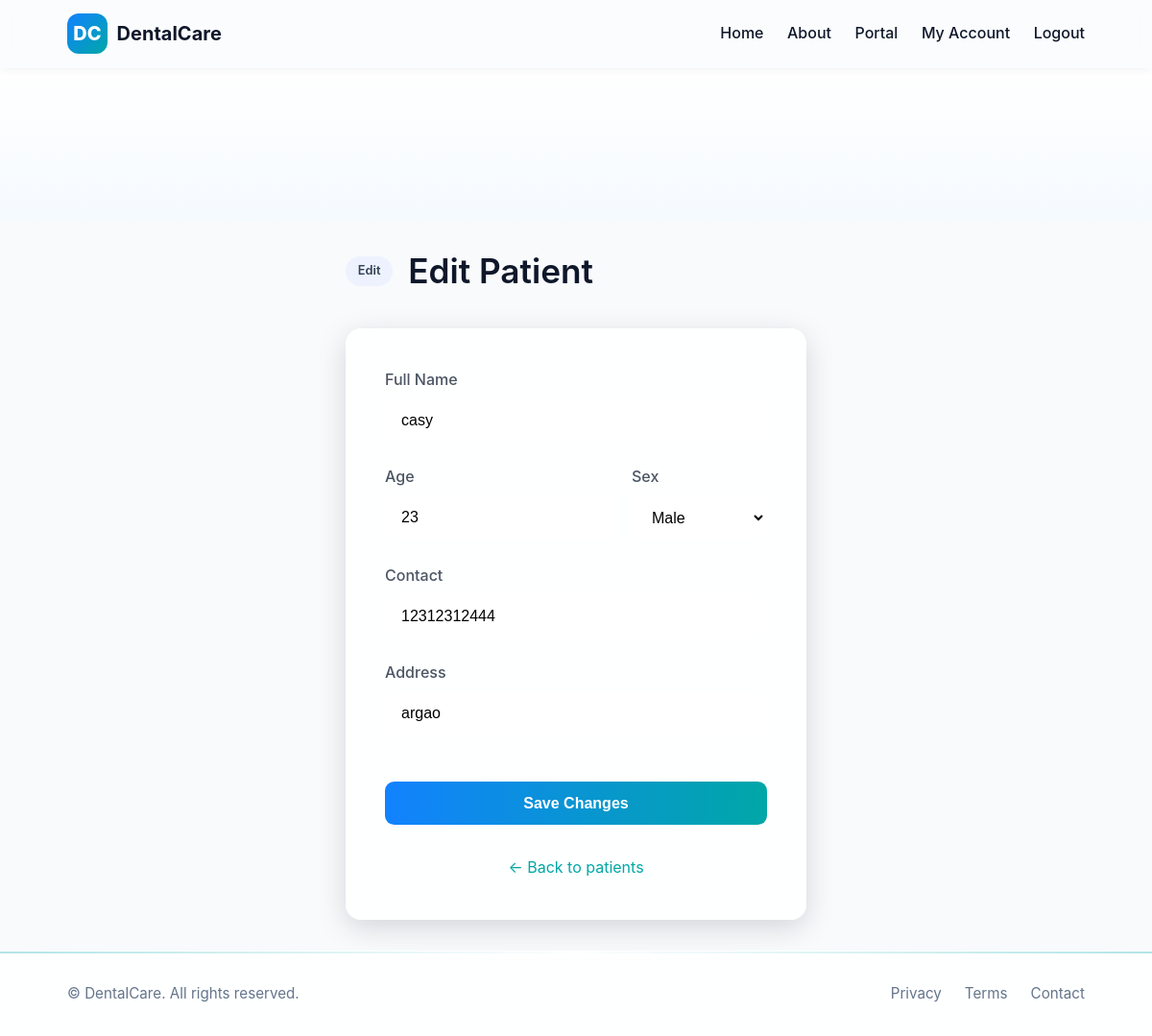
The page /staff/patients/1/edit (signed in) on the database as committed earlier.
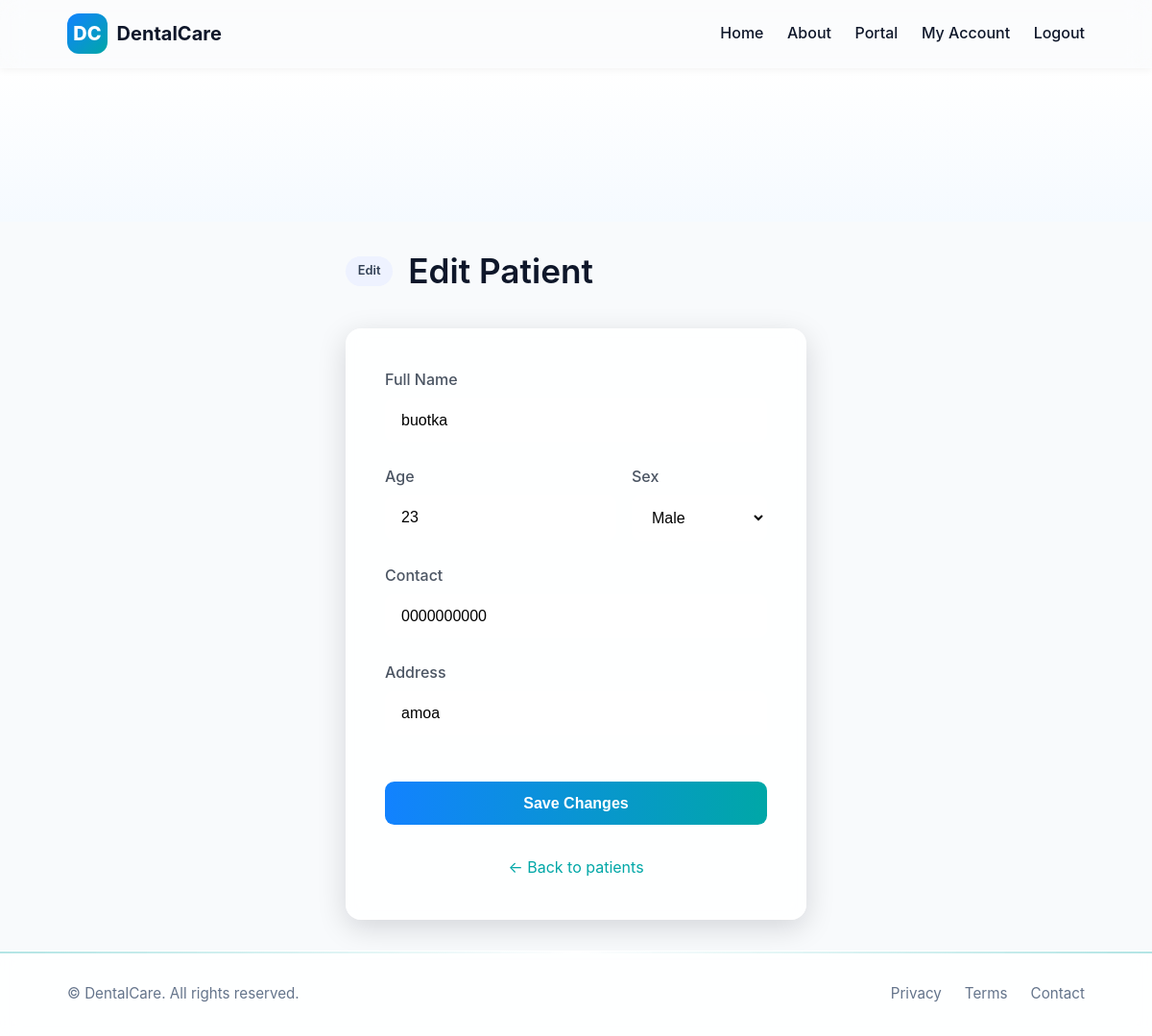
The same page on the database as committed later.
### tables this page shows
CREATE TABLE tbl_patients (pat_id INTEGER PRIMARY KEY AUTOINCREMENT, pat_name TEXT NOT NULL, pat_age INTEGER NOT NULL, pat_sex TEXT CHECK (pat_sex IN ('M', 'F')), pat_contact TEXT, pat_address TEXT, customer_id INTEGER REFERENCES tbl_accounts (acc_id) ON DELETE RESTRICT ON UPDATE RESTRICT, FOREIGN KEY (customer_id) REFERENCES tbl_accounts (acc_id) ON DELETE CASCADE);

### app.py (the view)
            def inner(*args, **kwargs):
                user = current_user()
                if user is None or (roles and user['acc_role'] not in roles):
                    flash('Unauthorized', 'error')
                    return redirect(url_for('login'))
                return fn(*args, **kwargs)

### app.py (called while the page is built)
def get_db():
    if 'db' not in g:
        g.db = sqlite3.connect(DATABASE)
        g.db.row_factory = sqlite3.Row
    return g.db

### templates/patient_form.html (shortened to what this page needs)
{% extends 'base.html' %}
{% block content %}
<section class="hero"><div class="hero-bg"></div></section>
<div class="container narrow">
  <div class="admin-hero">
    <span class="badge">{% if patient %}Edit{% else %}Add New{% endif %}</span>
    <h1 class="strong" style="margin: 0;">{{ patient and 'Edit' or 'Add' }} Patient</h1>
  </div>
  <form method="post" class="form glass" style="max-width: 520px; margin: 2rem auto; padding: 2.5rem;">
    <label>Full Name
      <input name="name" placeholder="John Doe" value="{{ patient.pat_name if patient }}" required>
    </label>
    <div style="display: grid; grid-template-columns: 1fr 1fr; gap: 1rem;">
      <label>Age
        <input type="number" name="age" min="1" placeholder="Age" value="{{ patient.pat_age if patient }}" required>
      </label>
      <label>Sex
        <select name="sex" required>
          <option value="M" {% if patient and patient.pat_sex=='M' %}selected{% endif %}>Male</option>
        </select>
      </label>
    </div>
    <label>Contact
      <input type="tel" name="contact" placeholder="(555) 000-0000" value="{{ patient.pat_contact if patient }}" required>
    </label>
    <label>Address
      <input name="address" placeholder="Street, City, Province" value="{{ patient.pat_address if patient }}" required>
    </label>
    <button class="btn btn-primary" type="submit" style="width: 100%; margin-top: 1.5rem;">{{ patient and 'Save Changes' or 'Add Patient' }}</button>
    <p style="text-align: center; color: var(--muted); margin-top: 1rem;">
      <a href="/staff/patients" style="color: var(--primary); text-decoration: none;">← Back to patients</a>
    </p>
  </form>
</div>
{% endblock %}

Rows that differ between the two databases and show on the page:
changed tbl_patients "Male": name "casy" → "buotka"; contact "12312312444" → "0000000000"; address "argao" → "amoa"
